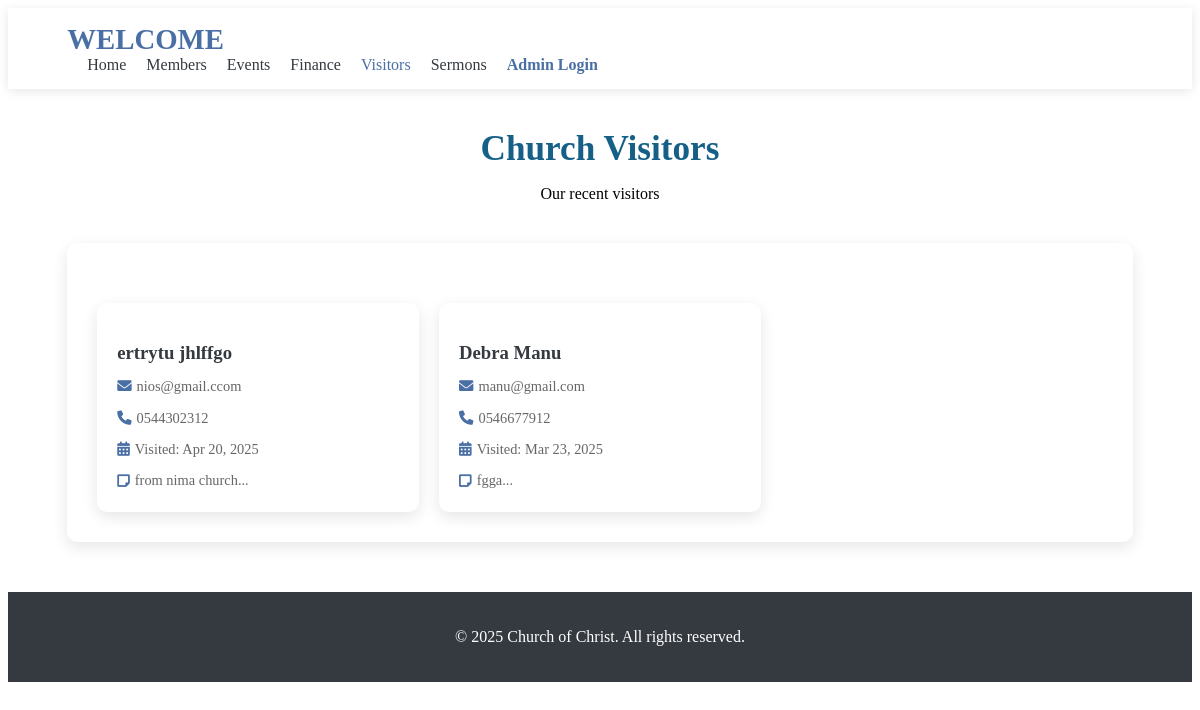
The app's page /uvisitors.php with its own data.
### tables this page shows
CREATE TABLE `visitors` (
  `id` int(11) NOT NULL,
  `first_name` varchar(50) NOT NULL,
  `last_name` varchar(50) NOT NULL,
  `email` varchar(50) NOT NULL,
  `phone` varchar(20) NOT NULL,
  `visit_date` date NOT NULL,
  `notes` text NOT NULL,
  `created_at` timestamp NOT NULL DEFAULT current_timestamp()
);

### uvisitors.php (the view, shortened to what this page needs)
<?php
require_once 'config.php';
?>
<!DOCTYPE html>
<html lang="en">
<head>
    <link rel="stylesheet" href="https://cdnjs.cloudflare.com/ajax/libs/font-awesome/6.0.0-beta3/css/all.min.css">
</head>
<body>
    <header>
        <div class="container">
            <div class="logo">
                <h1>WELCOME</h1>
            </div>
            <nav>
                <ul>
                    <li><a href="index.php">Home</a></li>
                    <li><a href="umembers.php">Members</a></li>
                    <li><a href="uevents.php">Events</a></li>
                    <li><a href="ufinance.php">Finance</a></li>
                    <li class="active"><a href="uvisitors.php">Visitors</a></li>
                    <li><a href="usermons.php">Sermons</a></li>
                    <li><a href="adlogin.php" class="admin-login">Admin Login</a></li>
                </ul>
            </nav>
        </div>
    </header>
    <main class="container">
        <section class="page-header">
            <h1>Church Visitors</h1>
            <p>Our recent visitors</p>
        </section>
        <section class="content-section">
            <div class="visitors-grid">
                <?php
                $sql = "SELECT * FROM visitors ORDER BY visit_date DESC LIMIT 20";
                $result = $conn->query($sql);
                if ($result->num_rows > 0) {
                    while ($row = $result->fetch_assoc()) {
                        echo '<div class="visitor-card">';
                        echo '<div class="visitor-info">';
                        echo '<h3>' . htmlspecialchars($row['first_name']) . ' ' . htmlspecialchars($row['last_name']) . '</h3>';
                        if (!empty($row['email'])) {
                            echo '<p><i class="fas fa-envelope"></i> ' . htmlspecialchars($row['email']) . '</p>';
                        }
                        if (!empty($row['phone'])) {
                            echo '<p><i class="fas fa-phone"></i> ' . htmlspecialchars($row['phone']) . '</p>';
                        }
                        echo '<p><i class="fas fa-calendar-alt"></i> Visited: ' . date('M j, Y', strtotime($row['visit_date'])) . '</p>';
                        if (!empty($row['notes'])) {
                            echo '<p><i class="fas fa-sticky-note"></i> ' . htmlspecialchars(substr($row['notes'], 0, 50)) . '...</p>';
                        }
                        echo '</div>';
                        echo '</div>';
                    }
                } else {
                    echo '<p>No visitors found.</p>';
                }
                ?>
            </div>
        </section>
    </main>
    <footer>
        <div class="container">
            <p>&copy; <?php echo date('Y'); ?> Church of Christ. All rights reserved.</p>
        </div>
    </footer>
</body>
</html>

### uvisitors.php (style rules this page uses)
body { background-image: url('https://images.pexels.com/photos/5764908/pexels-photo-5764908.jpeg?auto=compress&cs=tinysrgb&w=600'); background-size: cover; background-position: center; background-attachment: fixed; background-repeat: no-repeat; position: relative; }
.container { width: 90%; max-width: 1200px; margin: 0 auto; padding: 0 15px; }
header { background-color: white; box-shadow: 0 2px 10px rgba(0, 0, 0, 0.1); position: sticky; top: 0; z-index: 100; padding: 15px 0; }
.logo h1 { color: #4a6fa5; font-size: 1.8rem; font-weight: 700; margin: 0; }
nav ul { display: flex; list-style: none; margin: 0; padding: 0; }
nav ul li { margin-left: 20px; }
nav ul li a { color: #343a40; font-weight: 500; padding: 10px 0; position: relative; text-decoration: none; }
nav ul li.active a { color: #4a6fa5; }
.admin-login { color: #4a6fa5; font-weight: 600; }
.page-header { text-align: center; margin: 40px 0; }
.page-header h1 { color: #166088; font-size: 2.2rem; margin-bottom: 10px; }
.content-section { background-color: white; border-radius: 10px; padding: 30px; box-shadow: 0 5px 15px rgba(0, 0, 0, 0.1); margin-bottom: 40px; }
.visitors-grid { display: grid; grid-template-columns: repeat(auto-fill, minmax(250px, 1fr)); gap: 20px; margin-top: 30px; }
.visitor-card { background-color: white; border-radius: 10px; padding: 20px; box-shadow: 0 5px 15px rgba(0, 0, 0, 0.1); transition: all 0.3s ease; }
.visitor-info h3 { margin-bottom: 5px; color: #343a40; }
.visitor-info p { font-size: 0.9rem; color: #666; margin-bottom: 3px; display: flex; align-items: center; }
.visitor-info p i { margin-right: 5px; color: #4a6fa5; }
footer { background-color: #343a40; color: white; padding: 20px 0; text-align: center; margin-top: 50px; }

### records on screen
visitors: first_name "ertrytu", last_name "jhlffgo", email "nios@gmail.ccom", phone "0544302312", visit_date "Apr 20, 2025", notes "from nima church"
visitors: first_name "Debra", last_name "Manu", email "manu@gmail.com", phone "0546677912", visit_date "Mar 23, 2025", notes "fgga"
